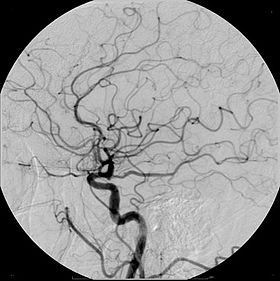
%> input picture angiogram.jpg, 280 x 281 px
$ octave segmentationofvessels.m   (GNU Octave 9; MATLAB toolbox functions it lacks are replaced by stand-ins)
%> lines starting %> are read from the running program, lines starting %| are printed output that depends on the picture
clc
clear all
close all
aimg=imread('angiogram.jpg');
%> aimg is the input picture: size 281x280 uint8; min 0, max 255, mean 148.5
contrastinc=aimg*.5;
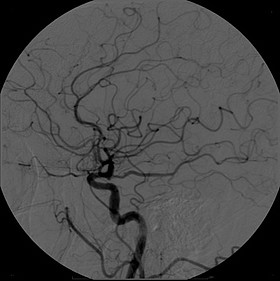
%> contrastinc: size 281x280 uint8; min 0, max 128, mean 74.5
contrastdec=aimg*20;
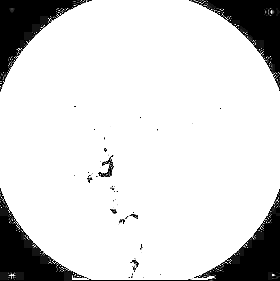
%> contrastdec: size 281x280 uint8; min 0, max 255, mean 217.1
subplot(5,5,1);imshow(aimg);title('original angiogram');
subplot(5,5,2);imshow(contrastinc);title('Increase in contrast');

subplot(5,5,3);imshow(contrastdec);title('decrease in contrast');


e1=edge(aimg,'roberts');
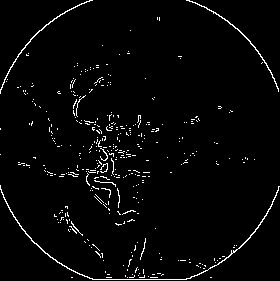
%> e1: size 281x280 logical; 2.7% white in thin lines or dots
e2=edge(aimg,'sobel');
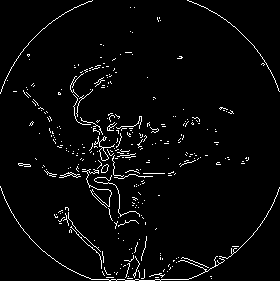
%> e2: size 281x280 logical; 3.3% white in thin lines or dots
e3=edge(aimg,'prewitt');
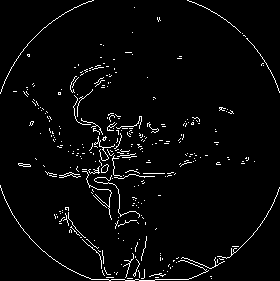
%> e3: size 281x280 logical; 3.3% white in thin lines or dots
e4=edge(aimg,'log');
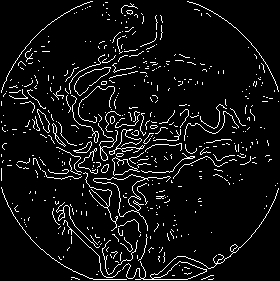
%> e4: size 281x280 logical; 6.8% white in thin lines or dots
e5=edge(aimg,'canny');
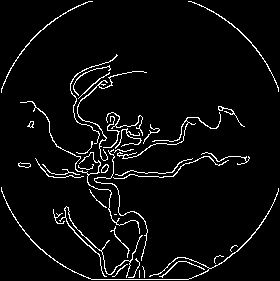
%> e5: size 281x280 logical; 4.7% white in thin lines or dots

subplot(5,5,6);imshow(e1);title('roberts');
subplot(5,5,7);imshow(e2);title('sobel');
subplot(5,5,8);imshow(e3);title('prewitt');
subplot(5,5,9);imshow(e4);title('log');
subplot(5,5,10);imshow(e5);title('canny');


aimg_edge=edge(contrastinc,'canny');
%> aimg_edge: size 281x280 logical; 4.7% white in thin lines or dots
subplot(5,5,11);imshow(aimg_edge);title('canny edge detection on angiogram');

%local feature extraction

corners=detectFASTFeatures(contrastinc,'MinContrast',0.1);
%> corners = 238 points; strongest (x, y): (221, 109), (29, 56), (141, 118), (108, 166), (193, 124)
%> (the run ends here)
